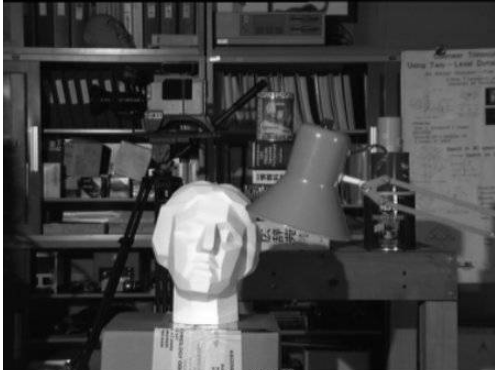
#> input picture tsukuba.png, 495 x 370 px
$ python image_control.py
#> lines starting #> are read from the running program, lines starting #| are printed output that depends on the picture
import numpy as np
import cv2 as cv
from matplotlib import pyplot as plt


if __name__ == '__main__':
    img = cv.imread('tsukuba.png', cv.IMREAD_GRAYSCALE)
#> img is the input picture: shape (370, 495); min 0, max 255, mean 69
    assert img is not None, "file could not be read, check with os.path.exists()"

    equ = cv.equalizeHist(img)
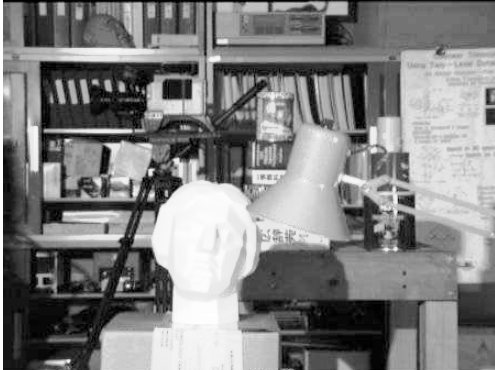
#> equ: shape (370, 495); min 0, max 255, mean 128.5
    res = np.hstack((img, equ))
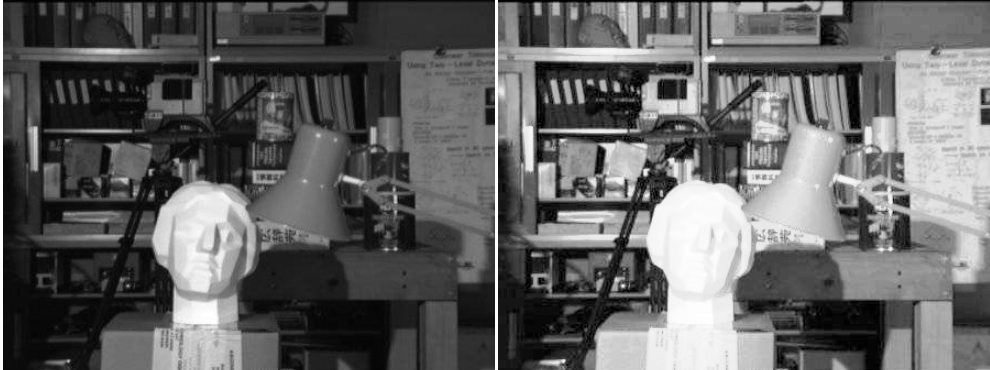
#> res: shape (370, 990); min 0, max 255, mean 98.7
    cv.imwrite('res.png', res)

    clahe = cv.createCLAHE(clipLimit=2.0, tileGridSize=(8, 8))
    cl1 = clahe.apply(img)
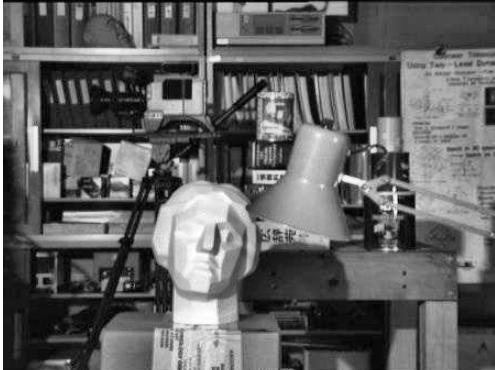
#> cl1: shape (370, 495); min 0, max 255, mean 97.6
    res2 = np.hstack((img, cl1))
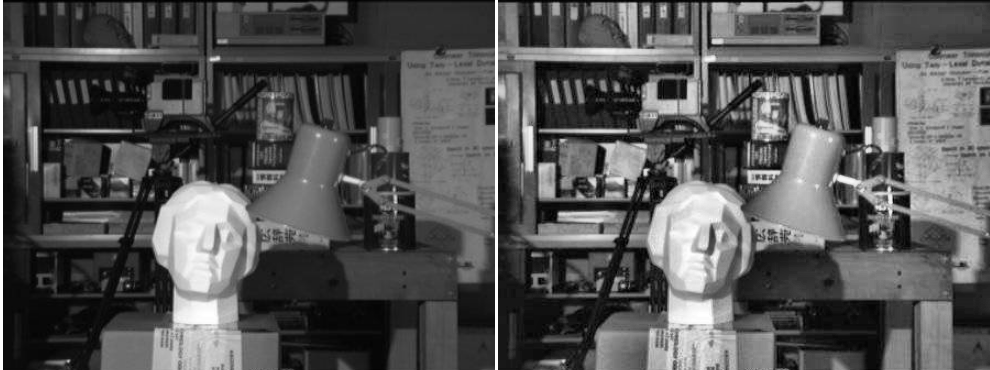
#> res2: shape (370, 990); min 0, max 255, mean 83.3
    cv.imwrite('clahe_2.jpg', res2)

$ run again, with ikegami-station-1934.jpg saved as tsukuba.png
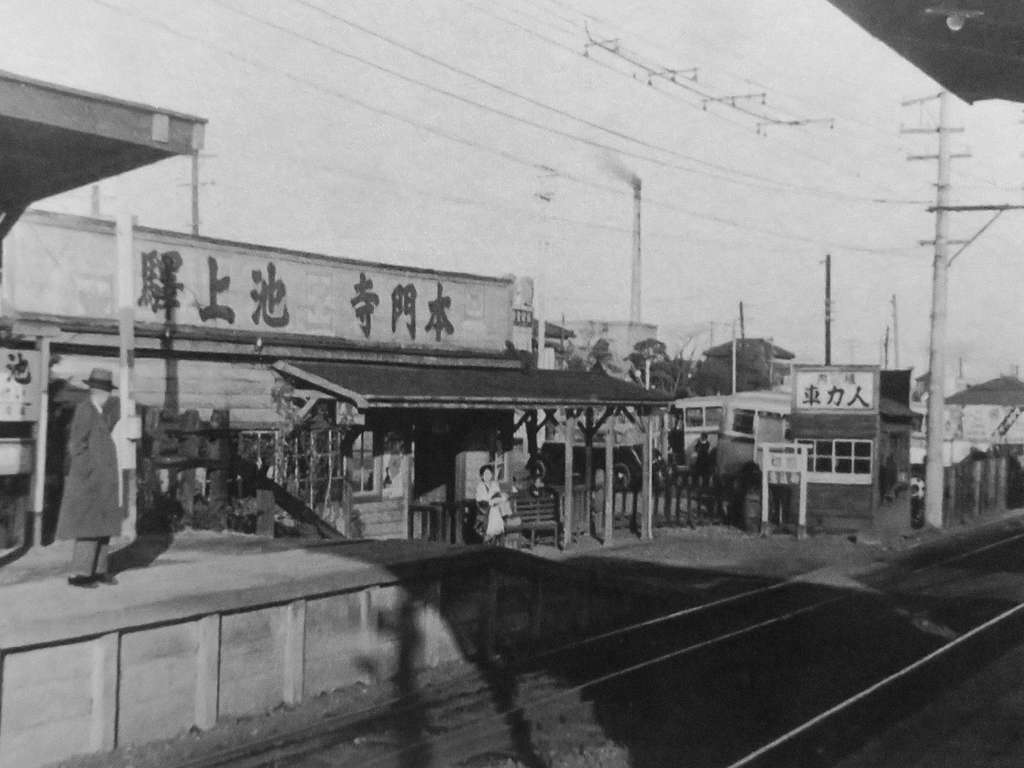
#> input picture ikegami-station-1934.jpg, 1024 x 768 px
#> img is the input picture: shape (768, 1024); min 14, max 233, mean 128.4
#> `cl1 = clahe.apply(img)`:
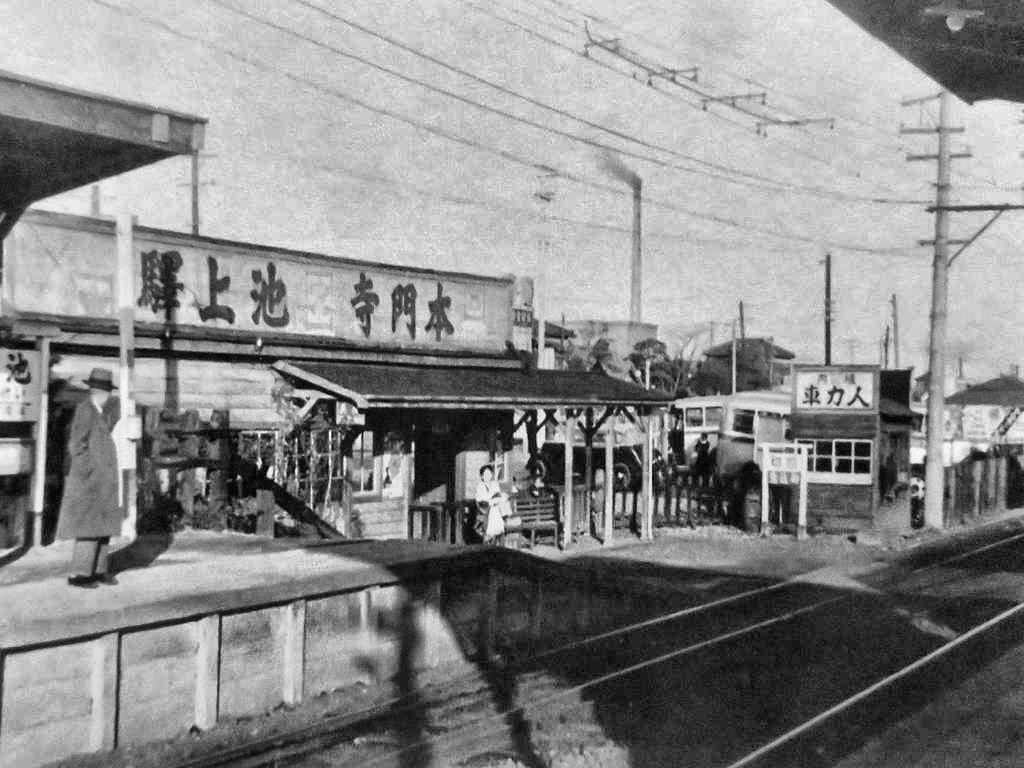
#> cl1: shape (768, 1024); min 3, max 248, mean 137.8
#> `res2 = np.hstack((img, cl1))`:
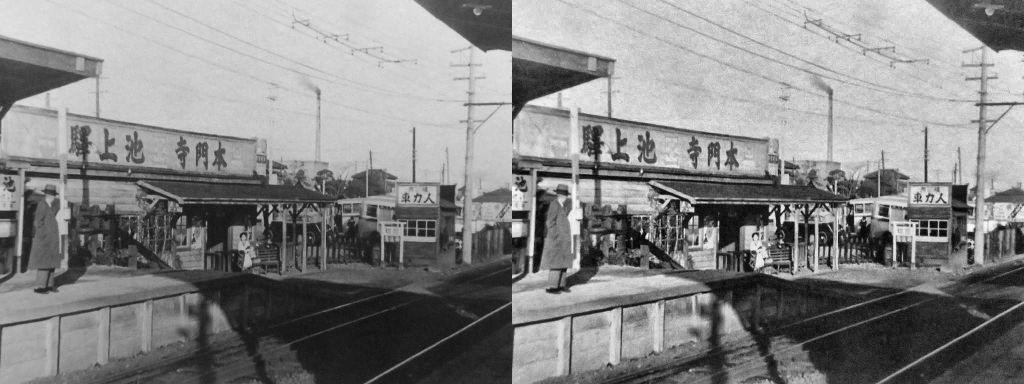
#> res2: shape (768, 2048) (shown at 1/2 size); min 3, max 248, mean 133.1

$ run again, with nippori-station-1935.jpg saved as tsukuba.png
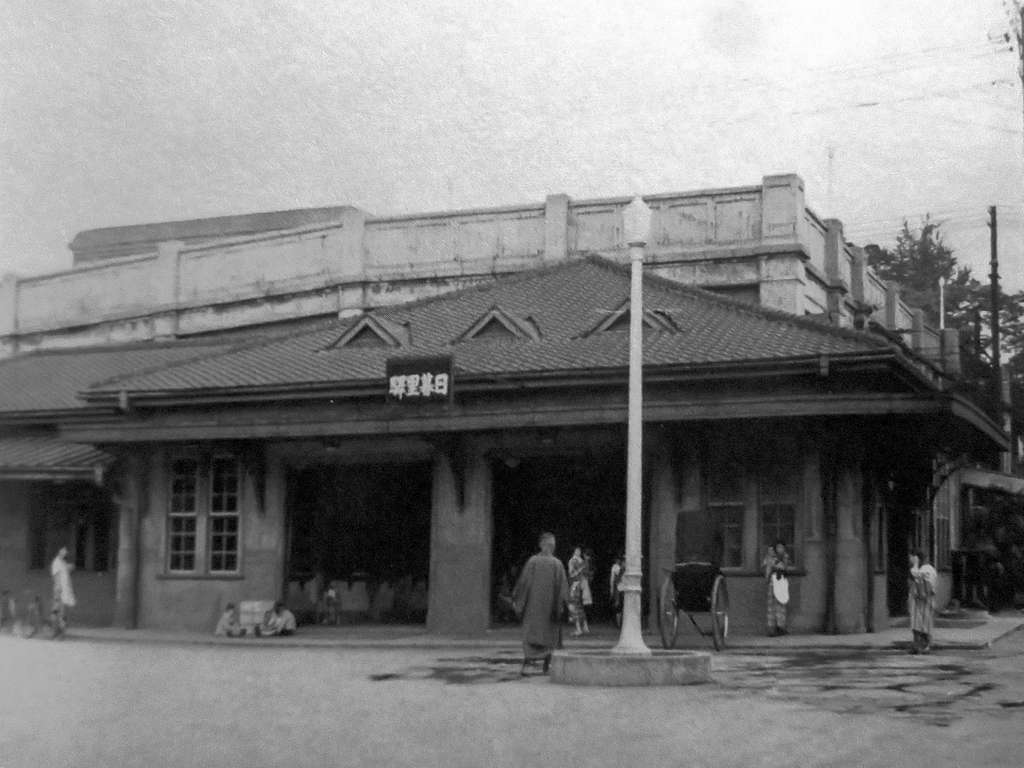
#> input picture nippori-station-1935.jpg, 1024 x 768 px
#> img is the input picture: shape (768, 1024); min 0, max 255, mean 127.8
#> `cl1 = clahe.apply(img)`:
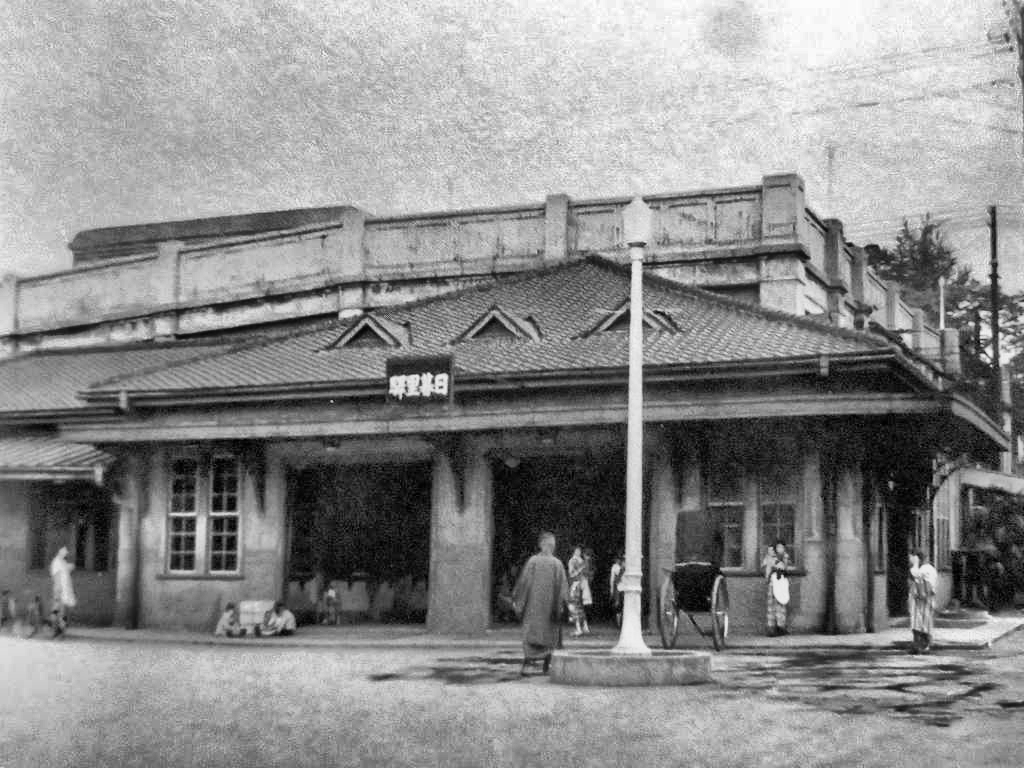
#> cl1: shape (768, 1024); min 0, max 255, mean 139.3
#> `res2 = np.hstack((img, cl1))`:
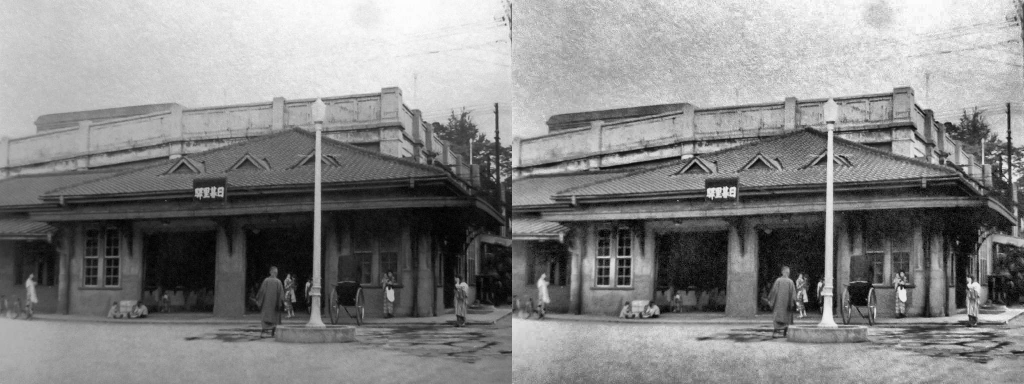
#> res2: shape (768, 2048) (shown at 1/2 size); min 0, max 255, mean 133.6
